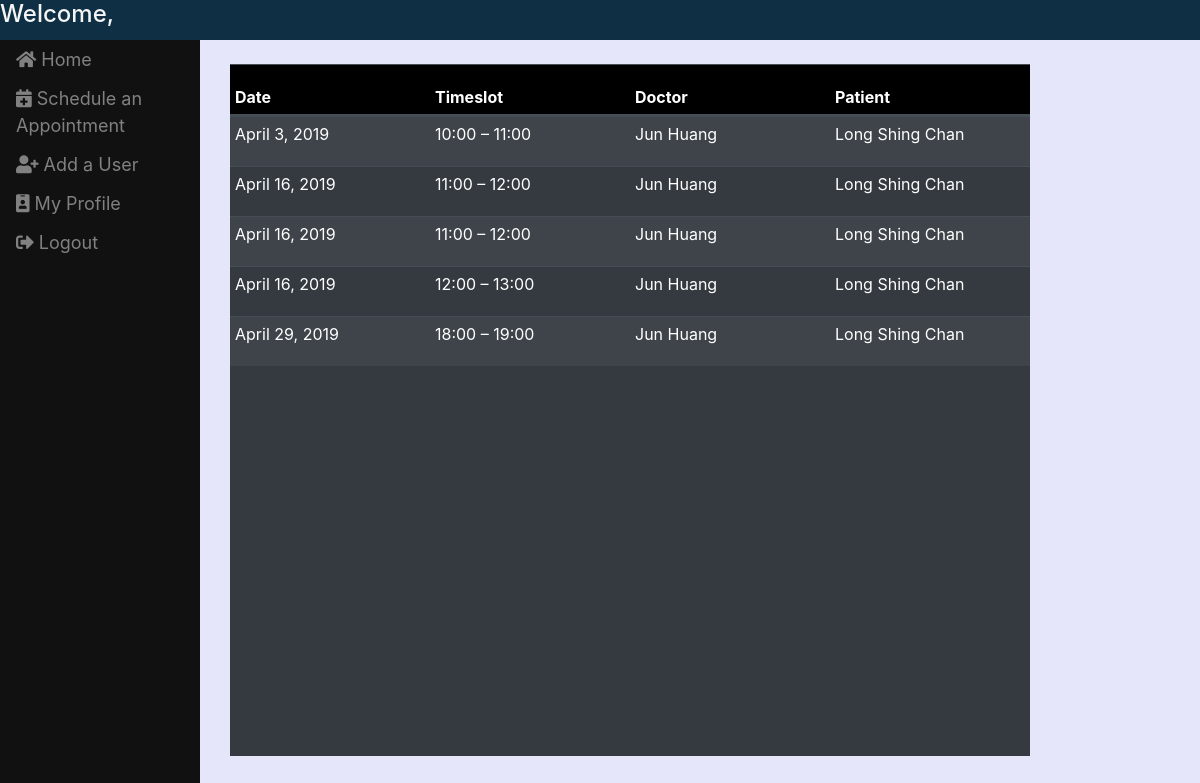
The page /doctor/appointments/ (signed in) on the database as committed earlier.
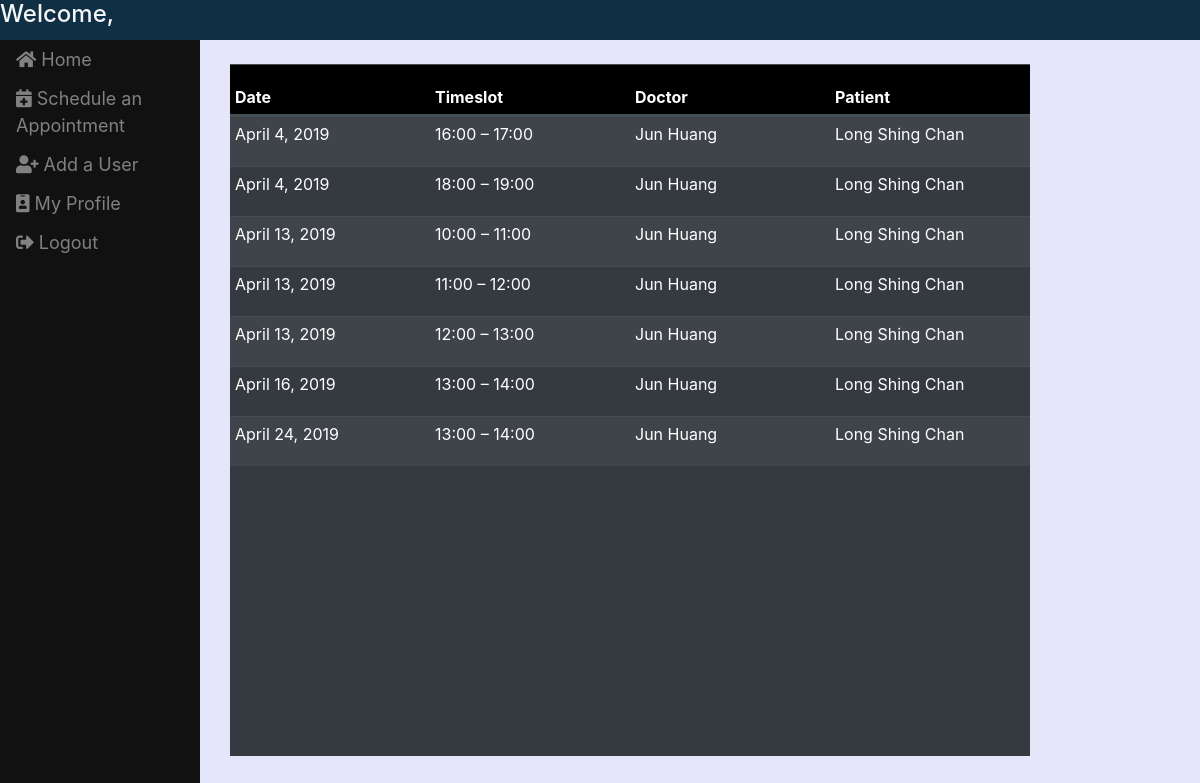
The same page on the database as committed later.
### scheduling/models.py (models this page shows, shortened)
class Appointment(models.Model):
    TIMESLOT_LIST = (
        (1, '10:00 – 11:00'),
        (2, '11:00 – 12:00'),
        (3, '12:00 – 13:00'),
        (4, '13:00 – 14:00'),
        (5, '14:00 – 15:00'),
        (6, '15:00 – 16:00'),
        (7, '16:00 – 17:00'),
        (8, '17:00 – 18:00'),
        (8, '18:00 – 19:00'),
    )
    date = models.DateField(default=date.today)
    timeslot = models.IntegerField(choices=TIMESLOT_LIST, null=True)
    doctor = models.ForeignKey(Doctor, on_delete = models.CASCADE, related_name='appointment_doctor')
    patient = models.ForeignKey(Patient, on_delete = models.CASCADE, related_name='appointment_patient')

class Doctor(models.Model):
    upin = models.AutoField(primary_key=True) #unique physician identification number
    user = models.OneToOneField(User, on_delete=models.CASCADE) #user id
    user.user_type = "doctor"
    specialty = models.CharField(max_length=20)
    picture = models.ImageField(upload_to = 'doctors')
    def __str__(self):
        return str(self.user)

class User(AbstractUser):
    users = (
        ('doctor', 'Doctor'),
        ('patient', 'Patient'),
        ('assistant', 'Assistant'),
    )
    user_type = models.CharField(choices=users, max_length=9)
    def __str__(self):
        return self.first_name  + " " + self.last_name

class Patient(models.Model):
    pid = models.AutoField(unique=True, primary_key=True) #patient identification
    user = models.OneToOneField(User, on_delete=models.CASCADE)
    doctor = models.ForeignKey(Doctor, on_delete = models.CASCADE, related_name='patient_doctor', null=True)
    user.user_type = "patient"
    picture = models.ImageField(upload_to = 'patients')
    def __str__(self):
        return str(self.user)

### scheduling/views.py (the view)
# urls.py: path('appointments/', views.all_appointments, name='all_appointments'),
def all_appointments(request):
    if request.user.user_type == "doctor":
        all_appointments = Appointment.objects.filter(doctor = request.user.doctor.upin).order_by('date').order_by('timeslot')
    else:
        all_appointments = Appointment.objects.all().order_by('date','timeslot')
    return render(request, 'scheduling/appointments.html', {"all_appointments" : all_appointments})

### scheduling/templates/scheduling/appointments.html (shortened to what this page needs)
{% extends 'scheduling/dashboard_template.html' %}
{% load static %}
{% load staticfiles %}
{% load crispy_forms_tags %}
{% block content %}
{% if user.is_authenticated and user.user_type == "doctor" %}
<div id="topbar">
    <h4>Welcome, Dr. {{user}}</h4>
</div>
<div class="row container-fluid">
    <div class="col-sm-2 sidebar">
        <div id="sidebar">
            <a href="{% url 'doctor_portal' %}"><i class="fa fa-home"></i> Home</a>
            <a href="{% url 'edit_profile' %}"><i class="fa fa-id-badge"></i> My Profile</a>
            <a href="{%url 'logout' %}"> <i class="fas fa-sign-out-alt"></i> Logout </a>
        </div>
    </div>
    {% elif user.is_authenticated %}
    <div id="topbar">
        <h4>Welcome, {{user}}</h4>
    </div>
    <div class="row container-fluid">
        <div class="col-sm-2 sidebar">
            <div id="sidebar">
                <a href="{% url 'assistant_portal' %}"><i class="fa fa-home"></i> Home</a>
                <a href="{% url 'make_appointments' %}"><i class="fa fa-calendar-plus"></i> Schedule an Appointment</a>
                <a href="{% url 'add_user' %}"><i class="fa fa-user-plus"></i> Add a User</a>
                <a href="{% url 'edit_profile' %}"><i class="fa fa-id-badge"></i> My Profile</a>
                <a href="{%url 'logout' %}"> <i class="fas fa-sign-out-alt"></i> Logout </a>
            </div>
        </div>
        {% endif %}
        {% if user.is_authenticated %}
        <div class="col-sm-10" id="table">
            <br>
            <div class="container-fluid">
                <table class="table table-dark table-striped fixed_header">
                    <thead>
                        <tr>
                            <th>Date</th>
                            <th>Timeslot</th>
                            <th>Doctor</th>
                            <th>Patient</th>
                        </tr>
                    </thead>
                    <tbody>
                        {% for all_appointment in all_appointments %}
                        <tr>
                            <td>{{ all_appointment.date }}</td>
                            <td>{{ all_appointment.get_timeslot_display }}</td>
                            <td>{{ all_appointment.doctor }}</td>
                            <td>{{ all_appointment.patient }}</td>
                        </tr>
                        {% endfor %}
                    </tbody>
                </table>
            </div>
        </div>
    </div>
{% else %}
{% url index %}
{% endif %}
{% endblock %}

### scheduling/templates/scheduling/dashboard_template.html (shortened to what this page needs)
{% load staticfiles %}
{% load static %}
{% load crispy_forms_tags %}
<!DOCTYPE html>
<html lang="en">
<head>
    <link rel="stylesheet" href="https://use.fontawesome.com/releases/v5.7.2/css/all.css"
>
    <link rel="stylesheet" href="https://maxcdn.bootstrapcdn.com/bootstrap/4.2.1/css/bootstrap.min.css">
    <link rel="stylesheet"
        href="https://cdnjs.cloudflare.com/ajax/libs/bootstrap-datetimepicker/4.17.47/css/bootstrap-datetimepicker.min.css" />
    <link rel="stylesheet" href="{% static 'css/dashboard.css' %}" type="text/css" />
</head>
<body>
    {% block content%}
    {% endblock %}
</body>
</html>

### scheduling/static/css/dashboard.css (style rules this page uses)
body { width: 100%; height: 100%; background-color: #e6e6fa; }
.row { margin: 0 0 0 0; padding: 0 0 0 0; }
#topbar { width: 100vw; height: 5vh; background-color: #0E2F44; color: #f5f5f5; }
#topbar h4 { left: 15px; }
.sidebar { height: 95vh; z-index: 1; bottom: 0; left: 0; background-color: #111; padding: 0 0 0 0; }
.sidebar a { padding: 6px 8px 6px 16px; text-decoration: none; font-size: 18px; color: #818181; display: block; }
.fixed_header { width: 800px; table-layout: fixed; border-collapse: collapse; }
.fixed_header tbody { display:block; width: 100%; overflow: auto; height: 80vh; }
.fixed_header thead tr { display: block; }
.fixed_header thead { background: black; color:#fff; }
.fixed_header th, .fixed_header td { padding: 5px; text-align: left; width: 200px; height:50px; }

Rows that differ between the two databases and show on the page:
removed Appointment: date "April 3, 2019", timeslot "10:00 – 11:00", doctor "Jun Huang", patient "Long Shing Chan"
removed Appointment: date "April 16, 2019", timeslot "11:00 – 12:00", doctor "Jun Huang", patient "Long Shing Chan"
removed Appointment: date "April 16, 2019", timeslot "11:00 – 12:00", doctor "Jun Huang", patient "Long Shing Chan"
removed Appointment: date "April 16, 2019", timeslot "12:00 – 13:00", doctor "Jun Huang", patient "Long Shing Chan"
removed Appointment: date "April 29, 2019", timeslot "18:00 – 19:00", doctor "Jun Huang", patient "Long Shing Chan"
added Appointment: date "April 4, 2019", timeslot "16:00 – 17:00", doctor "Jun Huang", patient "Long Shing Chan"
added Appointment: date "April 4, 2019", timeslot "18:00 – 19:00", doctor "Jun Huang", patient "Long Shing Chan"
added Appointment: date "April 13, 2019", timeslot "10:00 – 11:00", doctor "Jun Huang", patient "Long Shing Chan"
added Appointment: date "April 13, 2019", timeslot "11:00 – 12:00", doctor "Jun Huang", patient "Long Shing Chan"
added Appointment: date "April 13, 2019", timeslot "12:00 – 13:00", doctor "Jun Huang", patient "Long Shing Chan"
added Appointment: date "April 16, 2019", timeslot "13:00 – 14:00", doctor "Jun Huang", patient "Long Shing Chan"
added Appointment: date "April 24, 2019", timeslot "13:00 – 14:00", doctor "Jun Huang", patient "Long Shing Chan"
